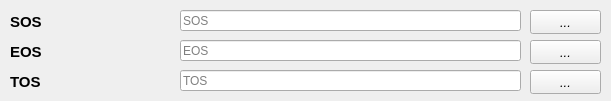
    <widget class="QFrame" name="frame_metrique">
     <property name="enabled">
      <bool>true</bool>
     </property>
     <property name="geometry">
      <rect>
       <x>0</x>
       <y>60</y>
       <width>611</width>
       <height>101</height>
      </rect>
     </property>
     <property name="frameShape">
      <enum>QFrame::NoFrame</enum>
     </property>
     <property name="frameShadow">
      <enum>QFrame::Raised</enum>
     </property>
     <widget class="QPushButton" name="pushButton_cheminSOS">
      <property name="enabled">
       <bool>true</bool>
      </property>
      <property name="geometry">
       <rect>
        <x>530</x>
        <y>10</y>
        <width>71</width>
        <height>24</height>
       </rect>
      </property>
      <property name="font">
       <font>
        <pointsize>10</pointsize>
        <italic>true</italic>
       </font>
      </property>
      <property name="toolTip">
       <string>&lt;html&gt;&lt;head/&gt;&lt;body&gt;&lt;p&gt;ce buton permet d'aller chercher des dossiers existant dans le pc&lt;/p&gt;&lt;/body&gt;&lt;/html&gt;</string>
      </property>
      <property name="text">
       <string>...</string>
      </property>
     </widget>
     <widget class="QPushButton" name="pushButton_cheminEOS">
      <property name="enabled">
       <bool>true</bool>
      </property>
      <property name="geometry">
       <rect>
        <x>530</x>
        <y>40</y>
        <width>71</width>
        <height>24</height>
       </rect>
      </property>
      <property name="font">
       <font>
        <pointsize>10</pointsize>
        <italic>true</italic>
       </font>
      </property>
      <property name="toolTip">
       <string>&lt;html&gt;&lt;head/&gt;&lt;body&gt;&lt;p&gt;ce buton permet d'aller chercher des dossiers existant dans le pc&lt;/p&gt;&lt;/body&gt;&lt;/html&gt;</string>
      </property>
      <property name="text">
       <string>...</string>
      </property>
     </widget>
     <widget class="QLabel" name="label_cheminSOS">
      <property name="enabled">
       <bool>true</bool>
      </property>
      <property name="geometry">
       <rect>
        <x>10</x>
        <y>10</y>
        <width>51</width>
        <height>24</height>
       </rect>
      </property>
      <property name="font">
       <font>
        <pointsize>11</pointsize>
        <weight>75</weight>
        <bold>true</bold>
       </font>
      </property>
      <property name="toolTip">
       <string>&lt;html&gt;&lt;head/&gt;&lt;body&gt;&lt;p&gt;Start Of Season&lt;/p&gt;&lt;/body&gt;&lt;/html&gt;</string>
      </property>
      <property name="text">
       <string>SOS</string>
      </property>
      <property name="buddy">
       <cstring>cheminNDVI</cstring>
      </property>
     </widget>
     <widget class="QLineEdit" name="cheminSOS_temperature">
      <property name="enabled">
       <bool>true</bool>
      </property>
      <property name="geometry">
       <rect>
        <x>180</x>
        <y>10</y>
        <width>341</width>
        <height>21</height>
       </rect>
      </property>
      <property name="maximumSize">
       <size>
        <width>16777215</width>
        <height>1655</height>
       </size>
      </property>
      <property name="text">
       <string/>
      </property>
      <property name="dragEnabled">
       <bool>false</bool>
      </property>
      <property name="readOnly">
       <bool>false</bool>
      </property>
      <property name="placeholderText">
       <string>SOS</string>
      </property>
     </widget>
     <widget class="QLineEdit" name="cheminEOS_temperature">
      <property name="enabled">
       <bool>true</bool>
      </property>
      <property name="geometry">
       <rect>
        <x>180</x>
        <y>40</y>
        <width>341</width>
        <height>21</height>
       </rect>
      </property>
      <property name="maximumSize">
       <size>
        <width>16777215</width>
        <height>1655</height>
       </size>
      </property>
      <property name="text">
       <string/>
      </property>
      <property name="dragEnabled">
       <bool>false</bool>
      </property>
      <property name="readOnly">
       <bool>false</bool>
      </property>
      <property name="placeholderText">
       <string>EOS</string>
      </property>
     </widget>
     <widget class="QLabel" name="label_cheminEOS">
      <property name="enabled">
       <bool>true</bool>
      </property>
      <property name="geometry">
       <rect>
        <x>10</x>
        <y>40</y>
        <width>61</width>
        <height>24</height>
       </rect>
      </property>
      <property name="font">
       <font>
        <pointsize>11</pointsize>
        <weight>75</weight>
        <bold>true</bold>
       </font>
      </property>
      <property name="toolTip">
       <string>&lt;html&gt;&lt;head/&gt;&lt;body&gt;&lt;p&gt;End Of Season&lt;/p&gt;&lt;/body&gt;&lt;/html&gt;</string>
      </property>
      <property name="text">
       <string>EOS</string>
      </property>
      <property name="buddy">
       <cstring>cheminNDVI</cstring>
      </property>
     </widget>
     <widget class="QPushButton" name="pushButton_cheminTOS">
      <property name="enabled">
       <bool>true</bool>
      </property>
      <property name="geometry">
       <rect>
        <x>530</x>
        <y>70</y>
        <width>71</width>
        <height>24</height>
       </rect>
      </property>
      <property name="font">
       <font>
        <pointsize>10</pointsize>
        <italic>true</italic>
       </font>
      </property>
      <property name="toolTip">
       <string>&lt;html&gt;&lt;head/&gt;&lt;body&gt;&lt;p&gt;ce buton permet d'aller chercher des dossiers existant dans le pc&lt;/p&gt;&lt;/body&gt;&lt;/html&gt;</string>
      </property>
      <property name="text">
       <string>...</string>
      </property>
     </widget>
     <widget class="QLineEdit" name="cheminTOS_temperature">
      <property name="enabled">
       <bool>true</bool>
      </property>
      <property name="geometry">
       <rect>
        <x>180</x>
        <y>70</y>
        <width>341</width>
        <height>21</height>
       </rect>
      </property>
      <property name="maximumSize">
       <size>
        <width>16777215</width>
        <height>1655</height>
       </size>
      </property>
      <property name="text">
       <string/>
      </property>
      <property name="dragEnabled">
       <bool>false</bool>
      </property>
      <property name="readOnly">
       <bool>false</bool>
      </property>
      <property name="placeholderText">
       <string>TOS</string>
      </property>
     </widget>
     <widget class="QLabel" name="label_cheminTOS">
      <property name="enabled">
       <bool>true</bool>
      </property>
      <property name="geometry">
       <rect>
        <x>10</x>
        <y>70</y>
        <width>61</width>
        <height>24</height>
       </rect>
      </property>
      <property name="font">
       <font>
        <pointsize>11</pointsize>
        <weight>75</weight>
        <bold>true</bold>
       </font>
      </property>
      <property name="toolTip">
       <string>&lt;html&gt;&lt;head/&gt;&lt;body&gt;&lt;p&gt;Top Of Season&lt;/p&gt;&lt;/body&gt;&lt;/html&gt;</string>
      </property>
      <property name="text">
       <string>TOS</string>
      </property>
      <property name="buddy">
       <cstring>cheminNDVI</cstring>
      </property>
     </widget>
    </widget>
